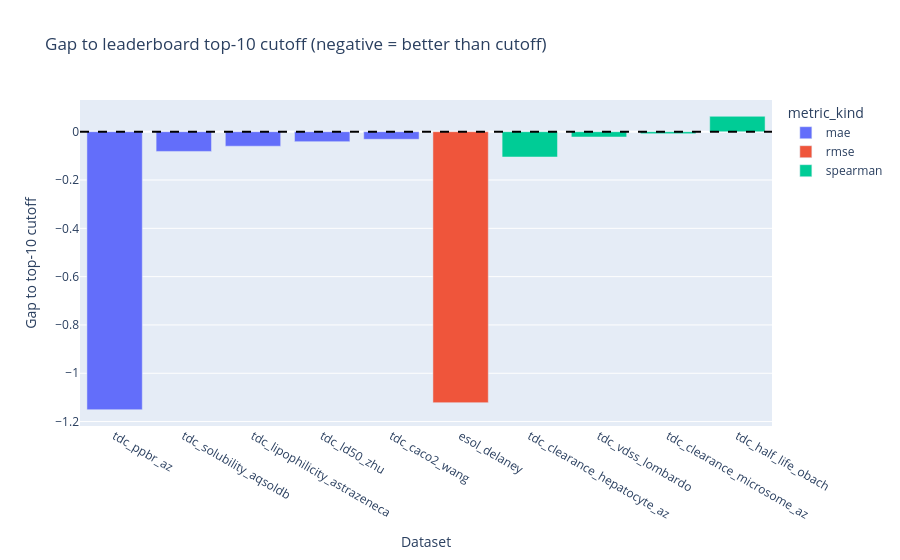
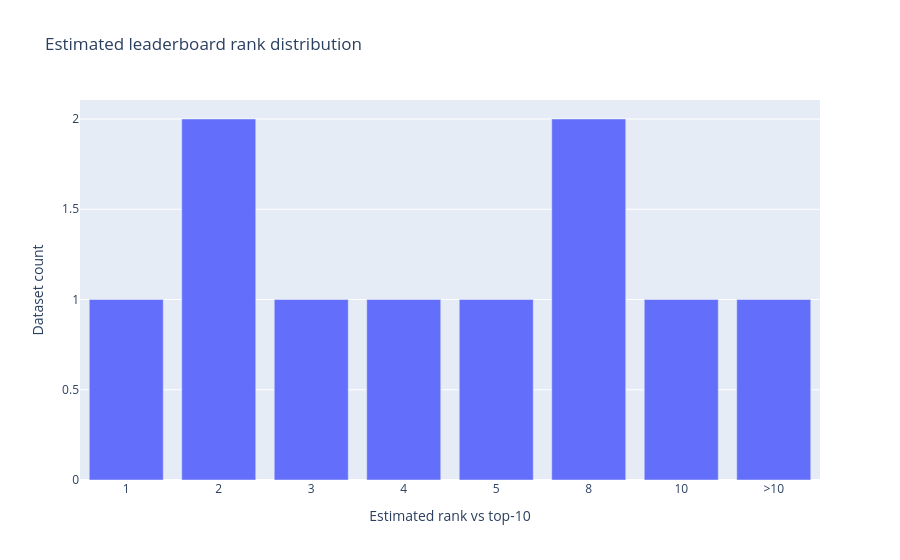

The code cell stored with these charts, in order, in its notebook:
### Code cell
# Leaderboard-relative performance summary (using cached run artifacts)

def leaderboard_metric_kind(text):
    t = str(text).strip().lower()
    if not t:
        return None
    if "mean_squared_error" in t or t == "mse" or " mse" in t:
        return "mse"
    if "rmse" in t:
        return "rmse"
    if "mae" in t:
        return "mae"
    if "spearman" in t:
        return "spearman"
    if "pearson" in t:
        return "pearson"
    if t in {"r2", "r^2", "r?"} or "r2" in t or "r^2" in t or "r?" in t:
        return "r2"
    return t


def leaderboard_direction(metric_kind):
    if metric_kind in {"mse", "rmse", "mae"}:
        return "lower"
    if metric_kind in {"r2", "spearman", "pearson"}:
        return "higher"
    return "lower"


def model_metric_column(frame, metric_kind):
    if metric_kind in {"mse", "rmse"}:
        return metric_column(frame, "AUTO", metric_hint="rmse")
    if metric_kind == "r2":
        return metric_column(frame, "AUTO", metric_hint="r2")
    if metric_kind == "mae":
        return pick_column(frame.columns, ["test_mae", "Test MAE", "cv_mae", "CV MAE", "mae", "MAE"])
    if metric_kind == "spearman":
        return pick_column(frame.columns, ["test_spearman", "Test Spearman", "cv_spearman", "CV Spearman", "spearman", "Spearman"])
    if metric_kind == "pearson":
        return pick_column(frame.columns, ["test_pearson", "Test Pearson", "cv_pearson", "CV Pearson", "pearson", "Pearson"])
    return None


def parse_numeric(series):
    return pd.to_numeric(series, errors="coerce")


def to_leaderboard_scale(value, metric_kind):
    value = float(value)
    if metric_kind == "mse":
        return value ** 2
    return value


leaderboard_eval = None
if LEADERBOARD_COMPARISON is not None and not LEADERBOARD_COMPARISON.empty:
    leaderboard_eval = LEADERBOARD_COMPARISON.copy()
    if "leaderboard_rank" in leaderboard_eval.columns and "estimated_rank_vs_top10" not in leaderboard_eval.columns:
        leaderboard_eval = leaderboard_eval.rename(columns={"leaderboard_rank": "estimated_rank_vs_top10"})
else:
    ref = LEADERBOARD_TOP10.copy() if LEADERBOARD_TOP10 is not None else None
    if ref is not None and not ref.empty and "is_top10_entry" in ref.columns:
        ref = ref.loc[ref["is_top10_entry"].fillna(False)].copy()

    rows = []
    if ref is not None and not ref.empty:
        for dataset_name, dataset_frame in SUMMARY_METRICS.groupby("dataset", sort=True):
            dataset_frame = dataset_frame.copy()

            benchmark_id = ""
            if "benchmark_id" in dataset_frame.columns:
                non_empty_ids = dataset_frame["benchmark_id"].dropna().astype(str)
                non_empty_ids = non_empty_ids[non_empty_ids.str.strip() != ""]
                if not non_empty_ids.empty:
                    benchmark_id = non_empty_ids.iloc[0]

            ref_subset = pd.DataFrame()
            if benchmark_id:
                ref_subset = ref.loc[ref["benchmark_id"].astype(str) == str(benchmark_id)].copy() if "benchmark_id" in ref.columns else pd.DataFrame()
            if ref_subset.empty and "dataset" in ref.columns:
                ref_subset = ref.loc[ref["dataset"].astype(str) == str(dataset_name)].copy()
            if ref_subset.empty:
                continue

            metric_name = str(ref_subset.get("leaderboard_metric_name", pd.Series([""])).dropna().iloc[0]) if "leaderboard_metric_name" in ref_subset.columns else ""
            metric_kind = leaderboard_metric_kind(metric_name)
            metric_col = model_metric_column(dataset_frame, metric_kind)
            if metric_col is None or metric_col not in dataset_frame.columns:
                continue

            candidate = dataset_frame.copy()
            if "error" in candidate.columns:
                candidate = candidate.loc[candidate["error"].isna() | (candidate["error"].astype(str).str.strip() == "")].copy()
            candidate[metric_col] = parse_numeric(candidate[metric_col])
            candidate = candidate.loc[candidate[metric_col].notna()].copy()
            if candidate.empty:
                continue
            candidate["_leaderboard_scale_value"] = candidate[metric_col].apply(lambda v: to_leaderboard_scale(v, metric_kind))

            direction = leaderboard_direction(metric_kind)
            if direction == "lower":
                best_idx = candidate["_leaderboard_scale_value"].idxmin()
            else:
                best_idx = candidate["_leaderboard_scale_value"].idxmax()
            best_row = candidate.loc[best_idx]
            best_value_raw = float(best_row[metric_col])
            best_value = float(best_row["_leaderboard_scale_value"])

            metric_values = parse_numeric(ref_subset.get("metric_value_numeric", pd.Series(dtype=float))).dropna().to_numpy(dtype=float)
            if len(metric_values) == 0:
                continue

            if direction == "lower":
                top1 = float(np.min(metric_values))
                cutoff = float(np.max(metric_values))
                estimated_rank = 1 + int(np.sum(metric_values < best_value))
                gap_top1 = best_value - top1
                gap_top10 = best_value - cutoff
            else:
                top1 = float(np.max(metric_values))
                cutoff = float(np.min(metric_values))
                estimated_rank = 1 + int(np.sum(metric_values > best_value))
                gap_top1 = top1 - best_value
                gap_top10 = cutoff - best_value

            rows.append(
                {
                    "dataset": dataset_name,
                    "benchmark_id": benchmark_id,
                    "leaderboard_metric_name": metric_name,
                    "metric_kind": metric_kind,
                    "direction": direction,
                    "best_model": str(best_row.get("model", "")),
                    "best_workflow": str(best_row.get("workflow", "")),
                    "best_value": best_value,
                    "best_value_raw_model_metric": best_value_raw,
                    "best_value_metric_column": metric_col,
                    "leaderboard_top1": top1,
                    "leaderboard_top10_cutoff": cutoff,
                    "estimated_rank_vs_top10": int(estimated_rank) if estimated_rank <= 10 else 11,
                    "in_top10_estimate": bool(estimated_rank <= 10),
                    "gap_to_top1": float(gap_top1),
                    "gap_to_top10_cutoff": float(gap_top10),
                }
            )

    leaderboard_eval = pd.DataFrame(rows)

if leaderboard_eval is None or leaderboard_eval.empty:
    display_note("No leaderboard comparison was available for this run.")
else:
    leaderboard_eval = leaderboard_eval.copy()
    if "estimated_rank_vs_top10" in leaderboard_eval.columns:
        leaderboard_eval["estimated_rank_vs_top10"] = pd.to_numeric(leaderboard_eval["estimated_rank_vs_top10"], errors="coerce")
        leaderboard_eval["estimated_rank_label"] = leaderboard_eval["estimated_rank_vs_top10"].apply(lambda x: ">10" if pd.notna(x) and int(x) > 10 else (str(int(x)) if pd.notna(x) else "NA"))
        if "in_top10_estimate" not in leaderboard_eval.columns:
            leaderboard_eval["in_top10_estimate"] = leaderboard_eval["estimated_rank_vs_top10"].fillna(11).astype(float) <= 10

    total = int(len(leaderboard_eval))
    in_top10 = int(pd.to_numeric(leaderboard_eval.get("in_top10_estimate", pd.Series(dtype=float)), errors="coerce").fillna(0).astype(int).sum())
    top1_count = int((pd.to_numeric(leaderboard_eval.get("estimated_rank_vs_top10", pd.Series(dtype=float)), errors="coerce") == 1).sum())

    display_note(
        f"### Leaderboard Performance Overview\n"
        f"Compared datasets: **{total}**  \n"
        f"Estimated in top-10: **{in_top10}/{total}**  \n"
        f"Estimated #1: **{top1_count}**"
    )

    display_cols = [
        "dataset",
        "leaderboard_metric_name",
        "best_model",
        "best_workflow",
        "best_value",
        "best_value_raw_model_metric",
        "best_value_metric_column",
        "leaderboard_top1",
        "leaderboard_top10_cutoff",
        "estimated_rank_label",
        "in_top10_estimate",
        "gap_to_top1",
        "gap_to_top10_cutoff",
    ]
    display_cols = [c for c in display_cols if c in leaderboard_eval.columns]
    display(
        leaderboard_eval[display_cols]
        .sort_values(by=["in_top10_estimate", "gap_to_top10_cutoff"], ascending=[False, True])
        .reset_index(drop=True)
    )

    if "gap_to_top10_cutoff" in leaderboard_eval.columns:
        plot_df = leaderboard_eval.sort_values("gap_to_top10_cutoff", ascending=True).copy()
        fig = px.bar(
            plot_df,
            x="dataset",
            y="gap_to_top10_cutoff",
            color="metric_kind" if "metric_kind" in plot_df.columns else None,
            hover_data=[col for col in ["best_model", "best_value", "leaderboard_top10_cutoff", "estimated_rank_label"] if col in plot_df.columns],
            title="Gap to leaderboard top-10 cutoff (negative = better than cutoff)",
        )
        fig.add_hline(y=0.0, line_dash="dash", line_color="black")
        fig.update_layout(yaxis_title="Gap to top-10 cutoff", xaxis_title="Dataset")
        fig.show()

    if "estimated_rank_label" in leaderboard_eval.columns:
        rank_order = [str(i) for i in range(1, 11)] + [">10"]
        rank_counts = (
            leaderboard_eval.groupby("estimated_rank_label", dropna=False)
            .size()
            .reset_index(name="datasets")
        )
        rank_counts["estimated_rank_label"] = pd.Categorical(rank_counts["estimated_rank_label"], categories=rank_order, ordered=True)
        rank_counts = rank_counts.sort_values("estimated_rank_label")
        fig = px.bar(rank_counts, x="estimated_rank_label", y="datasets", title="Estimated leaderboard rank distribution")
        fig.update_layout(xaxis_title="Estimated rank vs top-10", yaxis_title="Dataset count")
        fig.show()

### Figure 1 — Plotly figure (JSON) as saved in the notebook; plotly's stock layout.template omitted (floating-point values rounded to 4 significant figures)
{"data": [{"customdata": [["Ensemble (OOF Stacking (RidgeCV, 5-fold))", 7.529, 8.68, "3"], ["XGBoost", 0.7473, 0.829, "2"], ["Ensemble (OOF Stacking (RidgeCV, 5-fold))", 0.479, 0.539, "4"], ["Ensemble (OOF Stacking (RidgeCV, 5-fold))", 0.5888, 0.63, "5"], ["MapLight CatBoost", 0.2946, 0.326, "8"]], "hovertemplate": "metric_kind=mae<br>dataset=%{x}<br>gap_to_top10_cutoff=%{y}<br>best_model=%{customdata[0]}<br>best_value=%{customdata[1]}<br>leaderboard_top10_cutoff=%{customdata[2]}<br>estimated_rank_label=%{customdata[3]}<extra></extra>", "legendgroup": "mae", "marker": {"color": "#636efa", "pattern": {"shape": ""}}, "name": "mae", "orientation": "v", "showlegend": true, "textposition": "auto", "type": "bar", "x": ["tdc_ppbr_az", "tdc_solubility_aqsoldb", "tdc_lipophilicity_astrazeneca", "tdc_ld50_zhu", "tdc_caco2_wang"], "xaxis": "x", "y": [-1.151, -0.08168, -0.06004, -0.04116, -0.03142], "yaxis": "y"}, {"customdata": [["MapLight CatBoost", 0.6189, 1.741, "1"]], "hovertemplate": "metric_kind=rmse<br>dataset=%{x}<br>gap_to_top10_cutoff=%{y}<br>best_model=%{customdata[0]}<br>best_value=%{customdata[1]}<br>leaderboard_top10_cutoff=%{customdata[2]}<br>estimated_rank_label=%{customdata[3]}<extra></extra>", "legendgroup": "rmse", "marker": {"color": "#EF553B", "pattern": {"shape": ""}}, "name": "rmse", "orientation": "v", "showlegend": true, "textposition": "auto", "type": "bar", "x": ["esol_delaney"], "xaxis": "x", "y": [-1.122], "yaxis": "y"}, {"customdata": [["Ensemble (OOF Stacking (RidgeCV, 5-fold))", 0.5347, 0.43, "2"], ["MapLight + GNN (CatBoost)", 0.519, 0.497, "10"], ["MapLight + GNN (CatBoost)", 0.5864, 0.578, "8"], ["Ensemble (OOF Stacking (RidgeCV, 5-fold))", 0.3083, 0.372, ">10"]], "hovertemplate": "metric_kind=spearman<br>dataset=%{x}<br>gap_to_top10_cutoff=%{y}<br>best_model=%{customdata[0]}<br>best_value=%{customdata[1]}<br>leaderboard_top10_cutoff=%{customdata[2]}<br>estimated_rank_label=%{customdata[3]}<extra></extra>", "legendgroup": "spearman", "marker": {"color": "#00cc96", "pattern": {"shape": ""}}, "name": "spearman", "orientation": "v", "showlegend": true, "textposition": "auto", "type": "bar", "x": ["tdc_clearance_hepatocyte_az", "tdc_vdss_lombardo", "tdc_clearance_microsome_az", "tdc_half_life_obach"], "xaxis": "x", "y": [-0.1047, -0.02204, -0.008422, 0.06374], "yaxis": "y"}], "layout": {"barmode": "relative", "legend": {"title": {"text": "metric_kind"}, "tracegroupgap": 0}, "shapes": [{"line": {"color": "black", "dash": "dash"}, "type": "line", "x0": 0, "x1": 1, "xref": "x domain", "y0": 0, "y1": 0, "yref": "y"}], "title": {"text": "Gap to leaderboard top-10 cutoff (negative = better than cutoff)"}, "xaxis": {"anchor": "y", "domain": [0, 1], "title": {"text": "Dataset"}}, "yaxis": {"anchor": "x", "domain": [0, 1], "title": {"text": "Gap to top-10 cutoff"}}}}

### Figure 2 — Plotly figure (JSON) as saved in the notebook; plotly's stock layout.template omitted (floating-point values rounded to 4 significant figures)
{"data": [{"hovertemplate": "estimated_rank_label=%{x}<br>datasets=%{y}<extra></extra>", "legendgroup": "", "marker": {"color": "#636efa", "pattern": {"shape": ""}}, "name": "", "orientation": "v", "showlegend": false, "textposition": "auto", "type": "bar", "x": ["1", "2", "3", "4", "5", "8", "10", ">10"], "xaxis": "x", "y": [1, 2, 1, 1, 1, 2, 1, 1], "yaxis": "y"}], "layout": {"barmode": "relative", "legend": {"tracegroupgap": 0}, "title": {"text": "Estimated leaderboard rank distribution"}, "xaxis": {"anchor": "y", "domain": [0, 1], "title": {"text": "Estimated rank vs top-10"}}, "yaxis": {"anchor": "x", "domain": [0, 1], "title": {"text": "Dataset count"}}}}
